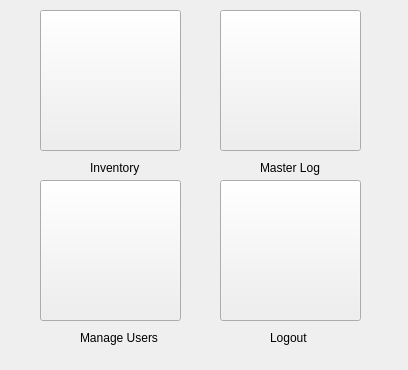
<?xml version="1.0" encoding="UTF-8"?>
<ui version="4.0">
 <class>AdminMenu</class>
 <widget class="QDialog" name="AdminMenu">
  <property name="geometry">
   <rect>
    <x>0</x>
    <y>0</y>
    <width>408</width>
    <height>370</height>
   </rect>
  </property>
  <property name="minimumSize">
   <size>
    <width>408</width>
    <height>370</height>
   </size>
  </property>
  <property name="maximumSize">
   <size>
    <width>408</width>
    <height>370</height>
   </size>
  </property>
  <property name="windowTitle">
   <string>Demented - Administrator Menu</string>
  </property>
  <widget class="QPushButton" name="pushButton_Inventory">
   <property name="geometry">
    <rect>
     <x>40</x>
     <y>10</y>
     <width>141</width>
     <height>141</height>
    </rect>
   </property>
   <property name="minimumSize">
    <size>
     <width>141</width>
     <height>141</height>
    </size>
   </property>
   <property name="text">
    <string/>
   </property>
   <property name="autoDefault">
    <bool>false</bool>
   </property>
  </widget>
  <widget class="QLabel" name="label">
   <property name="geometry">
    <rect>
     <x>90</x>
     <y>160</y>
     <width>61</width>
     <height>16</height>
    </rect>
   </property>
   <property name="text">
    <string>Inventory</string>
   </property>
  </widget>
  <widget class="QPushButton" name="pushButton_Log">
   <property name="geometry">
    <rect>
     <x>220</x>
     <y>10</y>
     <width>141</width>
     <height>141</height>
    </rect>
   </property>
   <property name="minimumSize">
    <size>
     <width>141</width>
     <height>141</height>
    </size>
   </property>
   <property name="text">
    <string/>
   </property>
   <property name="autoDefault">
    <bool>false</bool>
   </property>
  </widget>
  <widget class="QLabel" name="label_2">
   <property name="geometry">
    <rect>
     <x>260</x>
     <y>160</y>
     <width>71</width>
     <height>16</height>
    </rect>
   </property>
   <property name="text">
    <string>Master Log</string>
   </property>
  </widget>
  <widget class="QPushButton" name="pushButton_users">
   <property name="geometry">
    <rect>
     <x>40</x>
     <y>180</y>
     <width>141</width>
     <height>141</height>
    </rect>
   </property>
   <property name="minimumSize">
    <size>
     <width>141</width>
     <height>141</height>
    </size>
   </property>
   <property name="text">
    <string/>
   </property>
   <property name="autoDefault">
    <bool>false</bool>
   </property>
  </widget>
  <widget class="QLabel" name="label_3">
   <property name="geometry">
    <rect>
     <x>80</x>
     <y>330</y>
     <width>91</width>
     <height>16</height>
    </rect>
   </property>
   <property name="text">
    <string>Manage Users</string>
   </property>
  </widget>
  <widget class="QPushButton" name="pushButton_Logout">
   <property name="geometry">
    <rect>
     <x>220</x>
     <y>180</y>
     <width>141</width>
     <height>141</height>
    </rect>
   </property>
   <property name="minimumSize">
    <size>
     <width>141</width>
     <height>141</height>
    </size>
   </property>
   <property name="text">
    <string/>
   </property>
   <property name="autoDefault">
    <bool>false</bool>
   </property>
  </widget>
  <widget class="QLabel" name="label_4">
   <property name="geometry">
    <rect>
     <x>270</x>
     <y>330</y>
     <width>51</width>
     <height>16</height>
    </rect>
   </property>
   <property name="text">
    <string>Logout</string>
   </property>
  </widget>
 </widget>
 <resources/>
 <connections/>
</ui>
